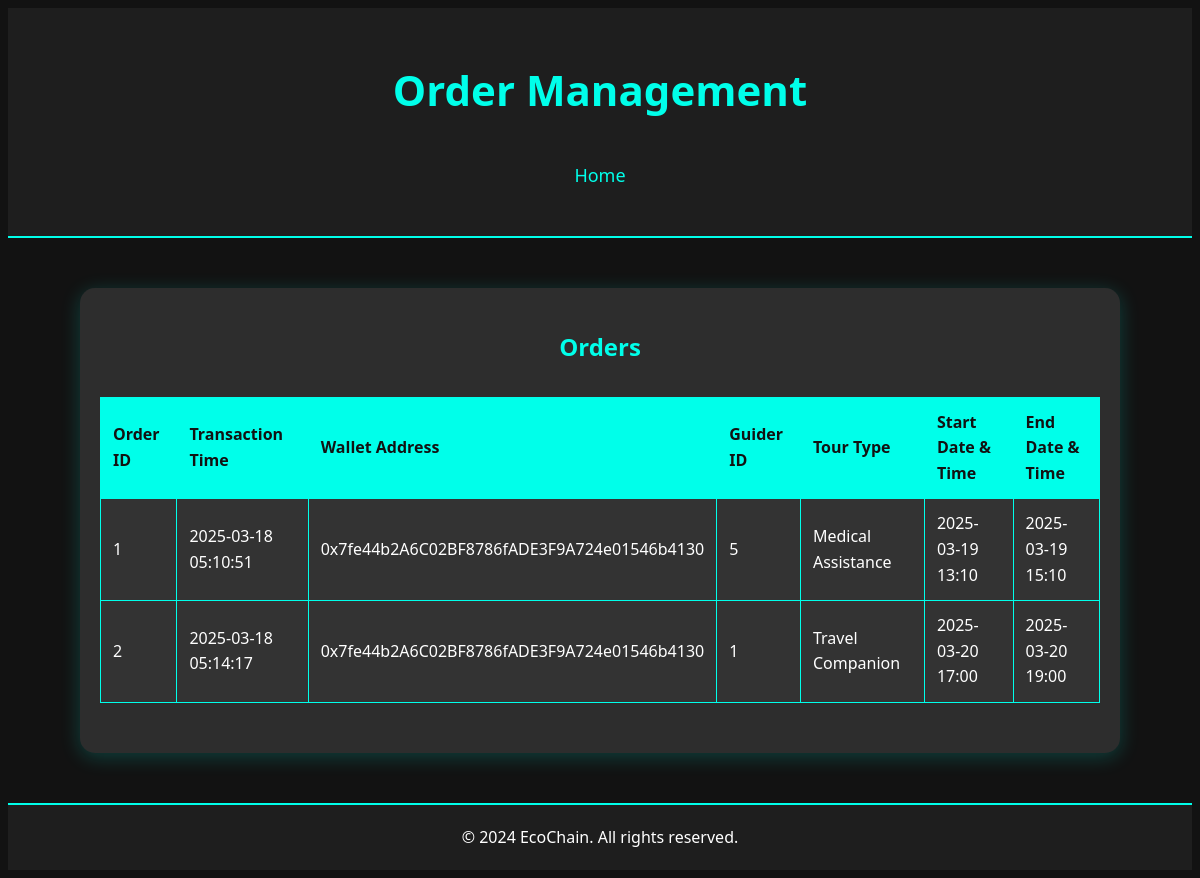
/order, run on the app's committed database.
### tables this page shows
CREATE TABLE orders (
                        id INTEGER PRIMARY KEY AUTOINCREMENT,
                        transaction_time TEXT DEFAULT CURRENT_TIMESTAMP,
                        wallet_address TEXT NOT NULL,
                        guider_id INTEGER NOT NULL,
                        tour_type TEXT NOT NULL,
                        start_time TEXT NOT NULL,
                        end_time TEXT NOT NULL
                    );

### app.py (the view)
@app.route('/order',methods=["get","post"])
def order():
    conn = get_db_connection()
    cursor = conn.cursor()
    cursor.execute("SELECT id, transaction_time, wallet_address, guider_id, tour_type, start_time, end_time FROM orders")
    orders = cursor.fetchall()
    conn.close()
    return render_template("order.html", orders=orders)

### app.py (called while the page is built)
def get_db_connection():
    conn = sqlite3.connect("database.db")
    conn.row_factory = sqlite3.Row  # 查询结果以字典形式返回
    return conn

### templates/order.html (shortened to what this page needs)
<!DOCTYPE html>
<html lang="en">
<head>
</head>
<body>
<header>
    <div class="logo">
        <h1>Order Management</h1>
    </div>
    <nav>
        <ul>
            <li><a href="{{ url_for('index') }}">Home</a></li>
        </ul>
    </nav>
</header>
<div class="content">
    <h2>Orders</h2>
        <table>
            <tr>
                <th>Order ID</th>
                <th>Transaction Time</th>
                <th>Wallet Address</th>
                <th>Guider ID</th>
                <th>Tour Type</th>
                <th>Start Date & Time</th>
                <th>End Date & Time</th>
            </tr>
            {% for order in orders %}
            <tr>
                <td>{{ order["id"] }}</td>
                <td>{{ order["transaction_time"] }}</td>
                <td>{{ order["wallet_address"] }}</td>
                <td>{{ order["guider_id"] }}</td>
                <td>{{ order["tour_type"] }}</td>
                <td>{{ order["start_time"].replace('T', ' ').split(' ')[0] }} <br>
                    {{ order["start_time"].replace('T', ' ').split(' ')[1] }}</td>
                <td>{{ order["end_time"].replace('T', ' ').split(' ')[0] }} <br>
                    {{ order["end_time"].replace('T', ' ').split(' ')[1] }}</td>
            </tr>
            {% endfor %}
        </table>
</div>
<footer>
    <p>&copy; 2024 EcoChain. All rights reserved.</p>
</footer>
</body>
</html>

### templates/order.html (style rules this page uses)
body { font-family: 'Segoe UI', Tahoma, Geneva, Verdana, sans-serif; background-color: #121212; color: #fff; line-height: 1.6; }
header { background-color: #1E1E1E; padding: 20px 0; text-align: center; border-bottom: 2px solid #00FFEA; }
header .logo h1 { font-size: 42px; font-weight: bold; color: #00FFEA; }
nav ul { list-style: none; padding: 10px; display: flex; justify-content: center; }
nav ul li { margin: 0 20px; }
nav ul li a { color: #00FFEA; text-decoration: none; font-size: 18px; transition: color 0.3s ease; }
.content { max-width: 1000px; margin: 50px auto; padding: 20px; background-color: #2D2D2D; border-radius: 15px; box-shadow: 0 4px 20px rgba(0, 255, 234, 0.2); }
h2 { color: #00FFEA; text-align: center; margin-bottom: 30px; }
table { width: 100%; border-collapse: collapse; margin-bottom: 30px; }
table, th, td { border: 1px solid #00FFEA; }
th, td { padding: 12px; text-align: left; }
th { background-color: #00FFEA; color: #121212; }
td { background-color: #333; }
footer { background-color: #1E1E1E; color: white; text-align: center; padding: 20px; border-top: 2px solid #00FFEA; }
footer p { margin: 0; }

### data on the page
orders: id "1", transaction_time "2025-03-18 05:10:51", wallet_address "0x7fe44b2A6C02BF8786fADE3F9A724e01546b4130", guider_id "5", tour_type "Medical Assistance", start_time.replace "2025-03-19", start_time.replace "13:10", end_time.replace "2025-03-19", end_time.replace "15:10"
orders: id "2", transaction_time "2025-03-18 05:14:17", wallet_address "0x7fe44b2A6C02BF8786fADE3F9A724e01546b4130", guider_id "1", tour_type "Travel Companion", start_time.replace "2025-03-20", start_time.replace "17:00", end_time.replace "2025-03-20", end_time.replace "19:00"
